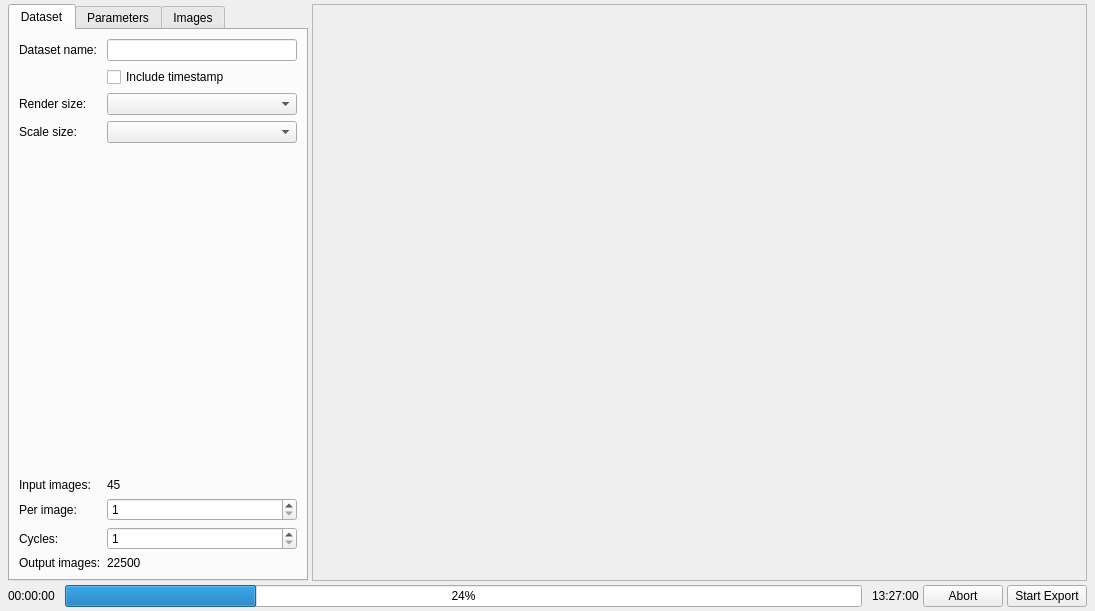
<?xml version="1.0" encoding="UTF-8"?>
<ui version="4.0">
 <class>ExportCalibrationDialog</class>
 <widget class="QDialog" name="ExportCalibrationDialog">
  <property name="geometry">
   <rect>
    <x>0</x>
    <y>0</y>
    <width>1095</width>
    <height>611</height>
   </rect>
  </property>
  <property name="windowTitle">
   <string>Dialog</string>
  </property>
  <layout class="QGridLayout" name="gridLayout">
   <property name="leftMargin">
    <number>8</number>
   </property>
   <property name="topMargin">
    <number>4</number>
   </property>
   <property name="rightMargin">
    <number>8</number>
   </property>
   <property name="bottomMargin">
    <number>4</number>
   </property>
   <property name="spacing">
    <number>4</number>
   </property>
   <item row="0" column="0">
    <layout class="QHBoxLayout" name="layoutTop">
     <item>
      <widget class="QTabWidget" name="tabWidget">
       <property name="maximumSize">
        <size>
         <width>300</width>
         <height>16777215</height>
        </size>
       </property>
       <property name="currentIndex">
        <number>0</number>
       </property>
       <widget class="QWidget" name="tabDataset">
        <attribute name="title">
         <string>Dataset</string>
        </attribute>
        <layout class="QFormLayout" name="formLayout">
         <item row="0" column="0">
          <widget class="QLabel" name="label_3">
           <property name="text">
            <string>Dataset name:</string>
           </property>
          </widget>
         </item>
         <item row="0" column="1">
          <widget class="QLineEdit" name="editName"/>
         </item>
         <item row="1" column="1">
          <widget class="QCheckBox" name="checkTimestamp">
           <property name="text">
            <string>Include timestamp</string>
           </property>
          </widget>
         </item>
         <item row="2" column="0">
          <widget class="QLabel" name="label">
           <property name="text">
            <string>Render size:</string>
           </property>
          </widget>
         </item>
         <item row="2" column="1">
          <widget class="QComboBox" name="comboRender">
           <property name="editable">
            <bool>false</bool>
           </property>
           <property name="currentText">
            <string/>
           </property>
          </widget>
         </item>
         <item row="3" column="0">
          <widget class="QLabel" name="label_2">
           <property name="text">
            <string>Scale size:</string>
           </property>
          </widget>
         </item>
         <item row="3" column="1">
          <widget class="QComboBox" name="comboScale"/>
         </item>
         <item row="4" column="0">
          <spacer name="verticalSpacer">
           <property name="orientation">
            <enum>Qt::Vertical</enum>
           </property>
           <property name="sizeHint" stdset="0">
            <size>
             <width>20</width>
             <height>40</height>
            </size>
           </property>
          </spacer>
         </item>
         <item row="4" column="1">
          <spacer name="verticalSpacer_2">
           <property name="orientation">
            <enum>Qt::Vertical</enum>
           </property>
           <property name="sizeHint" stdset="0">
            <size>
             <width>20</width>
             <height>40</height>
            </size>
           </property>
          </spacer>
         </item>
         <item row="5" column="0">
          <widget class="QLabel" name="labelInput">
           <property name="text">
            <string>Input images:</string>
           </property>
          </widget>
         </item>
         <item row="5" column="1">
          <widget class="QLabel" name="labelInputValue">
           <property name="text">
            <string>45</string>
           </property>
          </widget>
         </item>
         <item row="6" column="0">
          <widget class="QLabel" name="labelPer">
           <property name="text">
            <string>Per image:</string>
           </property>
          </widget>
         </item>
         <item row="7" column="0">
          <widget class="QLabel" name="labelCycles">
           <property name="text">
            <string>Cycles:</string>
           </property>
          </widget>
         </item>
         <item row="8" column="0">
          <widget class="QLabel" name="labelOutput">
           <property name="text">
            <string>Output images:</string>
           </property>
          </widget>
         </item>
         <item row="8" column="1">
          <widget class="QLabel" name="labelOutputValue">
           <property name="text">
            <string>22500</string>
           </property>
          </widget>
         </item>
         <item row="6" column="1">
          <widget class="QSpinBox" name="spinPerImage">
           <property name="minimum">
            <number>1</number>
           </property>
           <property name="maximum">
            <number>99999</number>
           </property>
          </widget>
         </item>
         <item row="7" column="1">
          <widget class="QSpinBox" name="spinCycles">
           <property name="minimum">
            <number>1</number>
           </property>
           <property name="maximum">
            <number>99999</number>
           </property>
          </widget>
         </item>
        </layout>
       </widget>
       <widget class="QWidget" name="tabParameters">
        <attribute name="title">
         <string>Parameters</string>
        </attribute>
        <layout class="QFormLayout" name="formLayout_2">
         <item row="0" column="0">
          <widget class="QLabel" name="labelRoll">
           <property name="text">
            <string>Roll:</string>
           </property>
          </widget>
         </item>
         <item row="0" column="1">
          <layout class="QHBoxLayout" name="hlRoll">
           <item>
            <widget class="QLineEdit" name="editRollLow">
             <property name="text">
              <string>-10</string>
             </property>
            </widget>
           </item>
           <item>
            <widget class="QLineEdit" name="editRollHigh">
             <property name="text">
              <string>-10</string>
             </property>
            </widget>
           </item>
          </layout>
         </item>
         <item row="1" column="0">
          <widget class="QLabel" name="labelFOV">
           <property name="text">
            <string>Field of view:</string>
           </property>
          </widget>
         </item>
         <item row="1" column="1">
          <layout class="QHBoxLayout" name="hlFOV">
           <item>
            <widget class="QLineEdit" name="editFOVLow">
             <property name="text">
              <string>-10</string>
             </property>
            </widget>
           </item>
           <item>
            <widget class="QLineEdit" name="editFOVHigh">
             <property name="text">
              <string>-10</string>
             </property>
            </widget>
           </item>
          </layout>
         </item>
         <item row="2" column="0">
          <spacer name="verticalSpacer_3">
           <property name="orientation">
            <enum>Qt::Vertical</enum>
           </property>
           <property name="sizeType">
            <enum>QSizePolicy::Fixed</enum>
           </property>
           <property name="sizeHint" stdset="0">
            <size>
             <width>20</width>
             <height>32</height>
            </size>
           </property>
          </spacer>
         </item>
         <item row="2" column="1">
          <spacer name="verticalSpacer_4">
           <property name="orientation">
            <enum>Qt::Vertical</enum>
           </property>
           <property name="sizeType">
            <enum>QSizePolicy::Fixed</enum>
           </property>
           <property name="sizeHint" stdset="0">
            <size>
             <width>20</width>
             <height>32</height>
            </size>
           </property>
          </spacer>
         </item>
         <item row="3" column="0">
          <widget class="QLabel" name="label_4">
           <property name="text">
            <string/>
           </property>
          </widget>
         </item>
        </layout>
       </widget>
       <widget class="QWidget" name="tabImages">
        <attribute name="title">
         <string>Images</string>
        </attribute>
        <layout class="QVBoxLayout" name="verticalLayout">
         <item>
          <layout class="QHBoxLayout" name="layoutSelection">
           <item>
            <widget class="QPushButton" name="buttonAll">
             <property name="text">
              <string>All</string>
             </property>
            </widget>
           </item>
           <item>
            <widget class="QPushButton" name="buttonNone">
             <property name="text">
              <string>None</string>
             </property>
            </widget>
           </item>
           <item>
            <spacer name="horizontalSpacer">
             <property name="orientation">
              <enum>Qt::Horizontal</enum>
             </property>
             <property name="sizeHint" stdset="0">
              <size>
               <width>40</width>
               <height>20</height>
              </size>
             </property>
            </spacer>
           </item>
          </layout>
         </item>
         <item>
          <widget class="QListView" name="listImages"/>
         </item>
        </layout>
       </widget>
      </widget>
     </item>
     <item>
      <widget class="QFrame" name="frame">
       <property name="frameShape">
        <enum>QFrame::StyledPanel</enum>
       </property>
       <property name="frameShadow">
        <enum>QFrame::Raised</enum>
       </property>
      </widget>
     </item>
    </layout>
   </item>
   <item row="1" column="0">
    <layout class="QHBoxLayout" name="layoutBottom">
     <item>
      <layout class="QHBoxLayout" name="layoutProgress">
       <property name="spacing">
        <number>10</number>
       </property>
       <item>
        <widget class="QLabel" name="labelElapsed">
         <property name="text">
          <string>00:00:00</string>
         </property>
        </widget>
       </item>
       <item>
        <widget class="QProgressBar" name="progressBar">
         <property name="value">
          <number>24</number>
         </property>
        </widget>
       </item>
       <item>
        <widget class="QLabel" name="labelRemaining">
         <property name="text">
          <string>13:27:00</string>
         </property>
        </widget>
       </item>
      </layout>
     </item>
     <item>
      <layout class="QHBoxLayout" name="horizontalLayout">
       <item>
        <widget class="QPushButton" name="buttonAbort">
         <property name="text">
          <string>Abort</string>
         </property>
        </widget>
       </item>
       <item>
        <widget class="QPushButton" name="buttonStart">
         <property name="text">
          <string>Start Export</string>
         </property>
        </widget>
       </item>
      </layout>
     </item>
    </layout>
   </item>
  </layout>
 </widget>
 <resources/>
 <connections/>
</ui>
